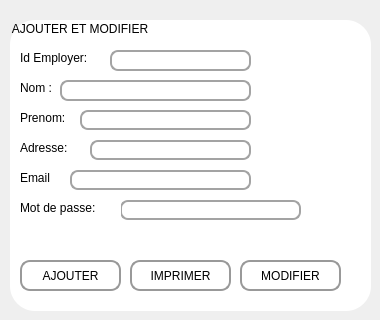
         <widget class="QWidget" name="page_10">
          <widget class="QGroupBox" name="add_4">
           <property name="geometry">
            <rect>
             <x>10</x>
             <y>20</y>
             <width>361</width>
             <height>291</height>
            </rect>
           </property>
           <property name="styleSheet">
            <string notr="true">font: 75 12pt &quot;System&quot;;
border-radius:25px;
background-color:white;</string>
           </property>
           <property name="title">
            <string>AJOUTER ET MODIFIER</string>
           </property>
           <widget class="QLabel" name="label_58">
            <property name="geometry">
             <rect>
              <x>10</x>
              <y>30</y>
              <width>131</width>
              <height>16</height>
             </rect>
            </property>
            <property name="text">
             <string>Id Employer:</string>
            </property>
           </widget>
           <widget class="QLabel" name="label_59">
            <property name="geometry">
             <rect>
              <x>10</x>
              <y>60</y>
              <width>161</width>
              <height>16</height>
             </rect>
            </property>
            <property name="text">
             <string>Nom :</string>
            </property>
           </widget>
           <widget class="QLabel" name="label_60">
            <property name="geometry">
             <rect>
              <x>10</x>
              <y>90</y>
              <width>171</width>
              <height>16</height>
             </rect>
            </property>
            <property name="text">
             <string>Prenom:</string>
            </property>
           </widget>
           <widget class="QLabel" name="label_61">
            <property name="geometry">
             <rect>
              <x>10</x>
              <y>120</y>
              <width>71</width>
              <height>16</height>
             </rect>
            </property>
            <property name="text">
             <string>Adresse:</string>
            </property>
           </widget>
           <widget class="QLabel" name="label_62">
            <property name="geometry">
             <rect>
              <x>10</x>
              <y>150</y>
              <width>201</width>
              <height>16</height>
             </rect>
            </property>
            <property name="text">
             <string>Email</string>
            </property>
           </widget>
           <widget class="QLineEdit" name="id_employer">
            <property name="geometry">
             <rect>
              <x>100</x>
              <y>30</y>
              <width>141</width>
              <height>21</height>
             </rect>
            </property>
            <property name="styleSheet">
             <string notr="true">
QLineEdit{
border:2px solid rgb(163, 163, 163);
/*border:	rgb(179, 179, 179);*/
border-radius:8px;
/*color:rgb(165, 165, 165);*/
padding-left:8px;
padding-right:8px;
/*background-color:rgb(255, 255, 255);*/}
QLineEdit:hover{
border:2px solid rgb(48,50,62);
border-radius:8px;
}
QLineEdit:focus{
border:2px solid rgb(163, 163, 163);
border-radius:8px;}</string>
            </property>
           </widget>
           <widget class="QLineEdit" name="adresse_2">
            <property name="geometry">
             <rect>
              <x>80</x>
              <y>120</y>
              <width>161</width>
              <height>20</height>
             </rect>
            </property>
            <property name="styleSheet">
             <string notr="true">
QLineEdit{
border:2px solid rgb(163, 163, 163);
/*border:	rgb(179, 179, 179);*/
border-radius:8px;
/*color:rgb(165, 165, 165);*/
padding-left:8px;
padding-right:8px;
/*background-color:rgb(255, 255, 255);*/}
QLineEdit:hover{
border:2px solid rgb(48,50,62);
border-radius:8px;
}
QLineEdit:focus{
border:2px solid rgb(163, 163, 163);
border-radius:8px;}</string>
            </property>
           </widget>
           <widget class="QLineEdit" name="mdp_2">
            <property name="geometry">
             <rect>
              <x>110</x>
              <y>180</y>
              <width>181</width>
              <height>20</height>
             </rect>
            </property>
            <property name="styleSheet">
             <string notr="true">

QLineEdit{
border:2px solid rgb(163, 163, 163);
/*border:	rgb(179, 179, 179);*/
border-radius:8px;
/*color:rgb(165, 165, 165);*/
padding-left:8px;
padding-right:8px;
/*background-color:rgb(255, 255, 255);*/}
QLineEdit:hover{
border:2px solid rgb(48,50,62);
border-radius:8px;
}
QLineEdit:focus{
border:2px solid rgb(163, 163, 163);
border-radius:8px;}</string>
            </property>
           </widget>
           <widget class="QLineEdit" name="prenom_2">
            <property name="geometry">
             <rect>
              <x>70</x>
              <y>90</y>
              <width>171</width>
              <height>20</height>
             </rect>
            </property>
            <property name="styleSheet">
             <string notr="true">
QLineEdit{
border:2px solid rgb(163, 163, 163);
/*border:	rgb(179, 179, 179);*/
border-radius:8px;
/*color:rgb(165, 165, 165);*/
padding-left:8px;
padding-right:8px;
/*background-color:rgb(255, 255, 255);*/}
QLineEdit:hover{
border:2px solid rgb(48,50,62);
border-radius:8px;
}
QLineEdit:focus{
border:2px solid rgb(163, 163, 163);
border-radius:8px;}</string>
            </property>
           </widget>
           <widget class="QLineEdit" name="nom_2">
            <property name="geometry">
             <rect>
              <x>50</x>
              <y>60</y>
              <width>191</width>
              <height>21</height>
             </rect>
            </property>
            <property name="styleSheet">
             <string notr="true">
QLineEdit{
border:2px solid rgb(163, 163, 163);
/*border:	rgb(179, 179, 179);*/
border-radius:8px;
/*color:rgb(165, 165, 165);*/
padding-left:8px;
padding-right:8px;
/*background-color:rgb(255, 255, 255);*/}
QLineEdit:hover{
border:2px solid rgb(48,50,62);
border-radius:8px;
}
QLineEdit:focus{
border:2px solid rgb(163, 163, 163);
border-radius:8px;}</string>
            </property>
           </widget>
           <widget class="QPushButton" name="ajouter_Employer_2">
            <property name="geometry">
             <rect>
              <x>10</x>
              <y>240</y>
              <width>101</width>
              <height>31</height>
             </rect>
            </property>
            <property name="styleSheet">
             <string notr="true">
QPushButton{
border-style:solid;
border-width: 2px;
border-color: #999999;
border-radius: 10px;
/*background-color:rgb(58, 122, 62);*/

background-color: qlineargradient(x1: 0, y1: 0, x2: 0, y2: 1,
stop: 0 #CCCCCC, stop: 1 #AAAAAA);
}
QPushButton:hover{
background-color:#0077b6;

color:rgb(255,255,255);
 
}
QPushButton:pressed{
background-color:#0077b6;}</string>
            </property>
            <property name="text">
             <string>AJOUTER</string>
            </property>
            <property name="icon">
             <iconset resource="res.qrc">
              <normaloff>:/prefix/new/res/plus-circle.png</normaloff>:/prefix/new/res/plus-circle.png</iconset>
            </property>
           </widget>
           <widget class="QPushButton" name="modifier_3">
            <property name="geometry">
             <rect>
              <x>230</x>
              <y>240</y>
              <width>101</width>
              <height>31</height>
             </rect>
            </property>
            <property name="styleSheet">
             <string notr="true">
QPushButton{
border-style:solid;
border-width: 2px;
border-color: #999999;
border-radius: 10px;
/*background-color:rgb(58, 122, 62);*/

background-color: qlineargradient(x1: 0, y1: 0, x2: 0, y2: 1,
stop: 0 #CCCCCC, stop: 1 #AAAAAA);
}
QPushButton:hover{
background-color:#0077b6;

color:rgb(255,255,255);
 
}
QPushButton:pressed{
background-color:#0077b6;}</string>
            </property>
            <property name="text">
             <string>MODIFIER</string>
            </property>
            <property name="icon">
             <iconset resource="res.qrc">
              <normaloff>:/prefix/new/res/edit.png</normaloff>:/prefix/new/res/edit.png</iconset>
            </property>
           </widget>
           <widget class="QPushButton" name="imprimer_4">
            <property name="geometry">
             <rect>
              <x>120</x>
              <y>240</y>
              <width>101</width>
              <height>31</height>
             </rect>
            </property>
            <property name="styleSheet">
             <string notr="true">
QPushButton{
border-style:solid;
border-width: 2px;
border-color: #999999;
border-radius: 10px;
/*background-color:rgb(58, 122, 62);*/

background-color: qlineargradient(x1: 0, y1: 0, x2: 0, y2: 1,
stop: 0 #CCCCCC, stop: 1 #AAAAAA);
}
QPushButton:hover{
background-color:#0077b6;

color:rgb(255,255,255);
 
}
QPushButton:pressed{
background-color:#0077b6;}</string>
            </property>
            <property name="text">
             <string>IMPRIMER</string>
            </property>
            <property name="icon">
             <iconset resource="res.qrc">
              <normaloff>:/prefix/new/res/imprimer.png</normaloff>:/prefix/new/res/imprimer.png</iconset>
            </property>
           </widget>
           <widget class="QLabel" name="label_63">
            <property name="geometry">
             <rect>
              <x>10</x>
              <y>180</y>
              <width>101</width>
              <height>16</height>
             </rect>
            </property>
            <property name="text">
             <string>Mot de passe:</string>
            </property>
           </widget>
           <widget class="QLineEdit" name="email_2">
            <property name="geometry">
             <rect>
              <x>60</x>
              <y>150</y>
              <width>181</width>
              <height>20</height>
             </rect>
            </property>
            <property name="styleSheet">
             <string notr="true">

QLineEdit{
border:2px solid rgb(163, 163, 163);
/*border:	rgb(179, 179, 179);*/
border-radius:8px;
/*color:rgb(165, 165, 165);*/
padding-left:8px;
padding-right:8px;
/*background-color:rgb(255, 255, 255);*/}
QLineEdit:hover{
border:2px solid rgb(48,50,62);
border-radius:8px;
}
QLineEdit:focus{
border:2px solid rgb(163, 163, 163);
border-radius:8px;}</string>
            </property>
           </widget>
          </widget>
         </widget>
